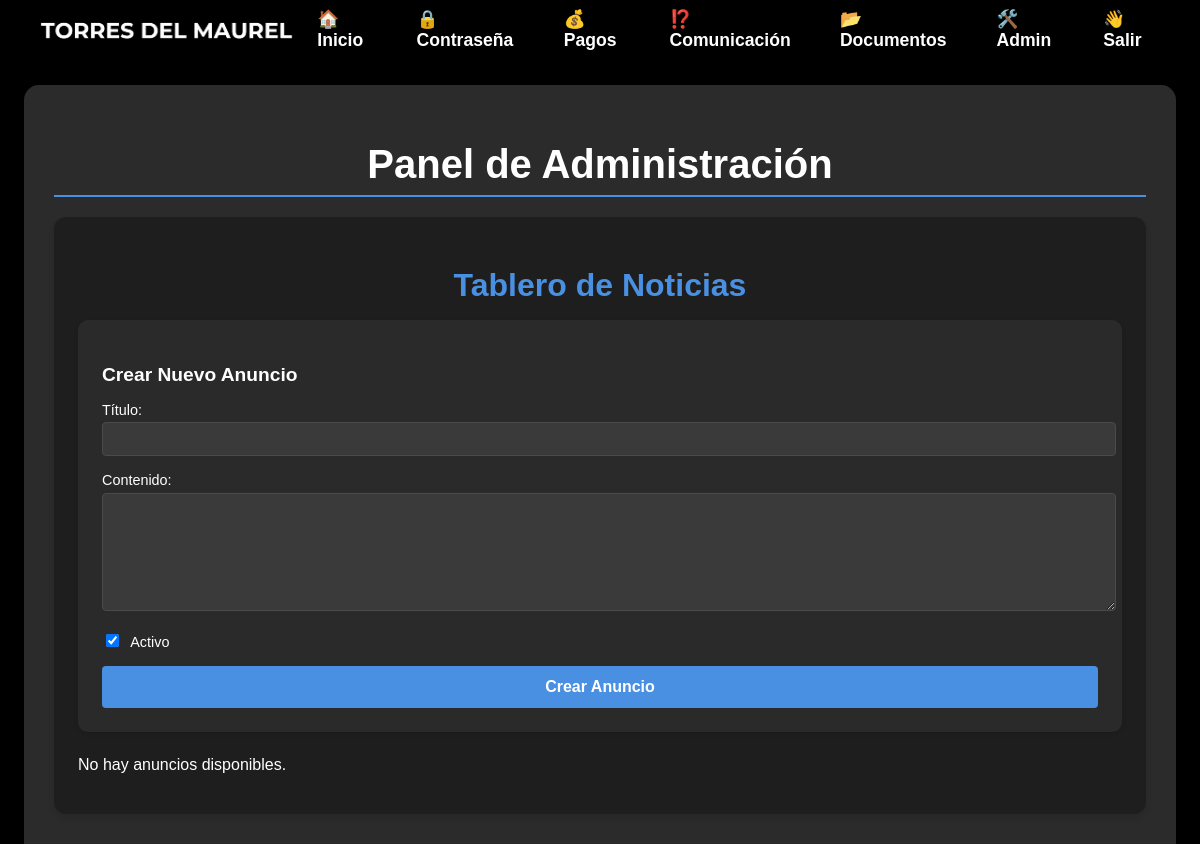
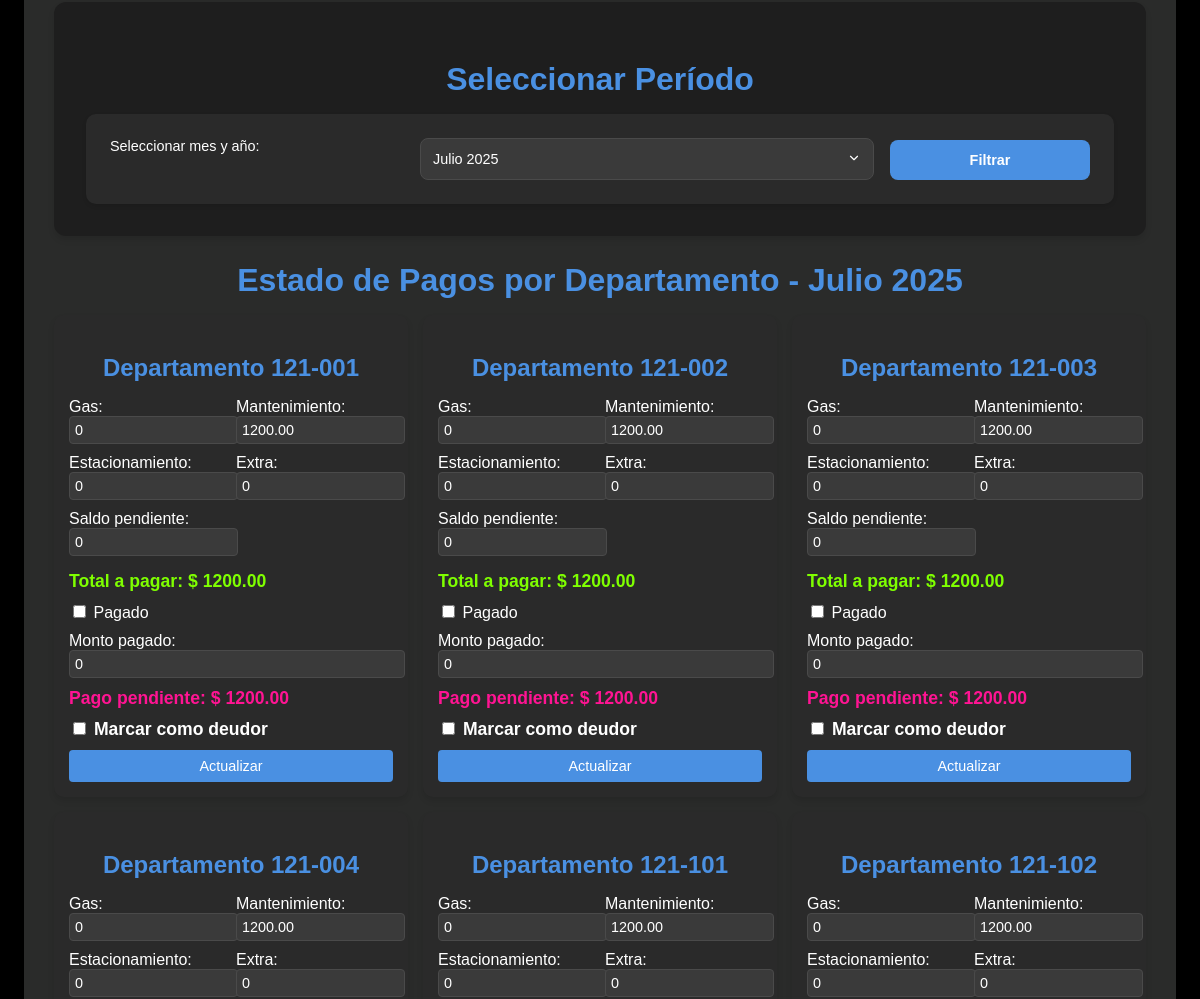
Page /panel/ (signed in, upper part) on the earlier database version (2 pictures, top to bottom).
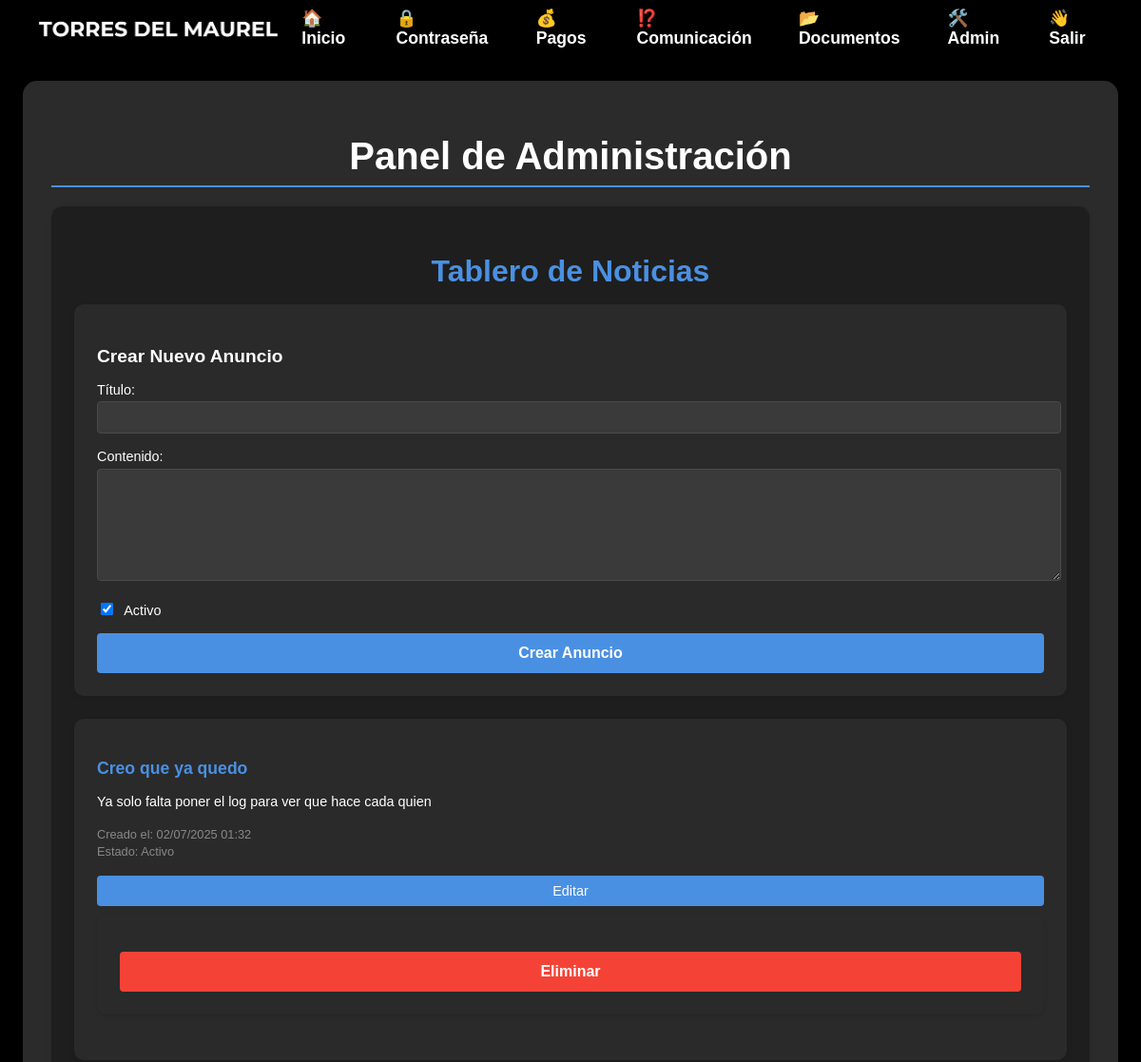
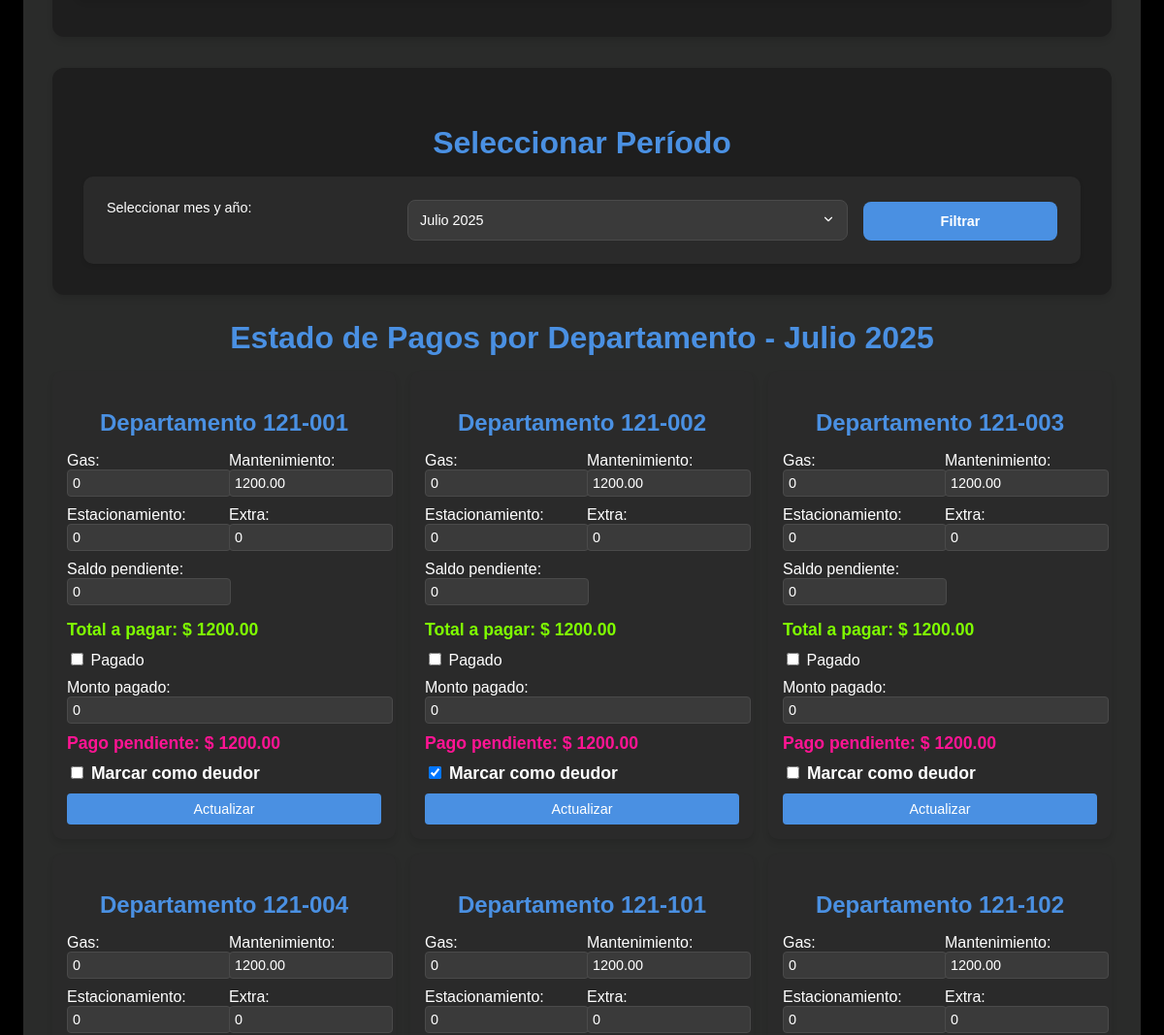
Same page on the later database version (2 pictures, top to bottom).
### website/models.py (models this page shows, shortened)
class CustomUser(AbstractUser):
    apartment_number = models.CharField(max_length=7, unique=True, null=True, blank=True)
    email = models.EmailField(unique=True)
    phone_number = models.CharField(max_length=15, blank=True, null=True)
    is_first_login = models.BooleanField(default=True)
    is_debtor = models.BooleanField(default=False)
    groups = models.ManyToManyField(
        Group,
        verbose_name='groups',
        blank=True,
        help_text='The groups this user belongs to.',
        related_name='customuser_set',
        related_query_name='customuser',
    )
    user_permissions = models.ManyToManyField(
        Permission,
        verbose_name='user permissions',
        blank=True,
        help_text='Specific permissions for this user.',
        related_name='customuser_set',
        related_query_name='customuser',
    )

class MonthlyFees(models.Model):
    user = models.ForeignKey(CustomUser, on_delete=models.CASCADE, related_name='monthly_fees')
    month = models.DateField()
    gas_fee = models.DecimalField(max_digits=10, decimal_places=2, default=0)
    maintenance_fee = models.DecimalField(max_digits=10, decimal_places=2, default=1200)
    parking_fee = models.DecimalField(max_digits=10, decimal_places=2, default=0)
    extra_fee = models.DecimalField(max_digits=10, decimal_places=2, default=0)
    past_due = models.DecimalField(max_digits=10, decimal_places=2, default=0)
    is_paid = models.BooleanField(default=False)
    paid_amount = models.DecimalField(max_digits=10, decimal_places=2, default=0)
    class Meta:
        unique_together = ('user', 'month')
    @property
    def total_fee(self):
        return self.gas_fee + self.maintenance_fee + self.parking_fee + self.extra_fee + self.past_due
    @property
    def remaining_amount(self):
        return self.total_fee - self.paid_amount

class Announcement(models.Model):
    title = models.CharField(max_length=200)
    content = models.TextField()
    created_at = models.DateTimeField(auto_now_add=True)
    updated_at = models.DateTimeField(auto_now=True)
    created_by = models.ForeignKey(settings.AUTH_USER_MODEL, on_delete=models.SET_NULL, null=True)
    is_active = models.BooleanField(default=True)
    class Meta:
        ordering = ['-created_at']

### website/views.py (the view, shortened to what this page needs)
# urls.py: path('panel/', views.panel, name='panel'),
@login_required
@user_passes_test(lambda u: u.is_staff)
def panel(request):
    try:
        start_date = timezone.datetime(2025, 6, 1).date()
        end_date = start_date + relativedelta(years=5, months=-1)
        selected_date = request.GET.get('date', '').strip()
        selected_year = None
        selected_month = None
        current_month = None
        if not selected_date or not current_month:
            current_date = timezone.now().date()
            if current_date >= start_date:
                current_month = current_date.replace(day=1)
            else:
                current_month = start_date
            selected_year, selected_month = current_month.year, current_month.month
        date_range = []
        current = start_date
        while current <= end_date:
            date_range.append((current.year, current.month))
            current += relativedelta(months=1)
        apartments = CustomUser.objects.filter(apartment_number__isnull=False).order_by('apartment_number')
        announcements = Announcement.objects.all().order_by('-created_at')
        if current_month >= start_date:
            for apartment in apartments:
                MonthlyFees.objects.get_or_create(user=apartment, month=current_month)
        cleanup_stats = {
            'total_monthly_fees': MonthlyFees.objects.filter(
                is_paid=True,
                month__gte=start_date  # Only count from June 2025
            ).count(),
            'total_payment_reports': PaymentReport.objects.filter(
                month__gte=start_date  # Only count from June 2025
            ).count(),
            'superuser_count': CustomUser.objects.filter(is_superuser=True).count(),
        }
        context = {
            'apartments': apartments,
            'current_month': current_month,
            'selected_year': selected_year,
            'selected_month': selected_month,
            'date_range': date_range,
            'announcements': announcements,
            'cleanup_stats': cleanup_stats,
            'all_users': apartments,  # For cleanup user dropdown
            'start_date': start_date,  # Pass start date to template if needed
        }
        return render(request, 'panel.html', context)
    except Exception as e:
        logger.error(f"Error in panel view: {str(e)}")
        if request.headers.get('X-Requested-With') == 'XMLHttpRequest':
            return JsonResponse({'success': False, 'errors': 'Error interno del servidor'})
        messages.error(request, 'Error interno del servidor')
        return redirect('panel')

### website/templates/panel.html (shortened to what the changed rows need)
{% extends "base.html" %}
{% load static %}
{% block extra_css %}
<link rel="stylesheet" href="{% static 'css/panel.css' %}">
{% endblock %}
{% block content %}
<div class="admin-panel">
    <h1>Panel de Administración</h1>
    <div class="announcements-section">
        <h2>Tablero de Noticias</h2>
        <form class="announcement-form" method="post" action="{% url 'panel' %}">
            <h3>Crear Nuevo Anuncio</h3>
            <div class="form-group">
            </div>
            <div class="form-group">
            </div>
            <div class="form-group">
            </div>
            <button type="submit" name="create_announcement">Crear Anuncio</button>
        </form>
        {% if announcements %}
            <ul class="announcements-list">
                {% for announcement in announcements %}
                    <li class="announcement-item">
                        <div class="announcement-content">
                            <h3>{{ announcement.title }}</h3>
                            <p>{{ announcement.content }}</p>
                            <p class="announcement-meta">
                                Creado el: {{ announcement.created_at|date:"d/m/Y H:i" }}
                                <br>
                                Estado: {% if announcement.is_active %}Activo{% else %}Inactivo{% endif %}
                            </p>
                        </div>
                        <div class="announcement-actions">
                            <button type="button" class="edit-announcement" data-id="{{ announcement.id }}">Editar</button>
                            <form method="post"
                                  action="{% url 'panel' %}"
                                  class="delete-form"
                                  onsubmit="return confirm('¿Está seguro de que desea eliminar este anuncio?')">
                                <button type="submit" name="delete_announcement" class="delete-button">
                                    Eliminar
                                </button>
                            </form>
                        </div>
                    </li>
                {% endfor %}
            </ul>
        {% else %}
            <p>No hay anuncios disponibles.</p>
        {% endif %}
    </div>
    <div class="date-filter-section">
        <h2>Seleccionar Período</h2>
    </div>
    <div class="apartments-section">
        <h2>Estado de Pagos por Departamento - {{ current_month|date:"F Y" }}</h2>
        <div class="apartments-list">
            {% for apartment in apartments %}
                {% if apartment.apartment_number %}
                    <div class="apartment-card">
                        <h3>Departamento {{ apartment.apartment_number }}</h3>
                        <form method="post">
                            <div class="fee-group">
                                <div class="fee-item">
                                    <label>Gas:</label>
                                    <input type="number" name="gas_fee" value="{{ apartment.monthly_fees.last.gas_fee|default:0 }}" step="0.01" class="fee-input">
                                </div>
                                <div class="fee-item">
                                    <label>Mantenimiento:</label>
                                    <input type="number" name="maintenance_fee" value="{{ apartment.monthly_fees.last.maintenance_fee|default:1200 }}" step="0.01" class="fee-input">
                                </div>
                                <div class="fee-item">
                                    <label>Estacionamiento:</label>
                                    <input type="number" name="parking_fee" value="{{ apartment.monthly_fees.last.parking_fee|default:0 }}" step="0.01" class="fee-input">
                                </div>
                                <div class="fee-item">
                                    <label>Extra:</label>
                                    <input type="number" name="extra_fee" value="{{ apartment.monthly_fees.last.extra_fee|default:0 }}" step="0.01" class="fee-input">
                                </div>
                                <div class="fee-item">
                                    <label>Saldo pendiente:</label>
                                    <input type="number" name="past_due" value="{{ apartment.monthly_fees.last.past_due|default:0 }}" step="0.01" class="fee-input">
                                </div>
                            </div>
                            <div class="total-amount">
                                Total a pagar: $ <span class="total-value">{{ apartment.monthly_fees.last.total_fee|default:0 }}</span>
                            </div>
                            <div class="payment-status">
                                <label class="checkbox-container">
                                    <input type="checkbox" name="is_paid" {% if apartment.monthly_fees.last.is_paid %}checked{% endif %}>
                                    Pagado
                                </label>
                            </div>
                            <div class="paid-amount">
                                <label>Monto pagado:</label>
                                <input type="number" name="paid_amount" value="{{ apartment.monthly_fees.last.paid_amount|default:0 }}" step="0.01" class="fee-input paid-amount-input">
                            </div>
                            <div class="pending-payment">
                                <label>Pago pendiente: $</label>
                                <span class="pending-value">{{ apartment.monthly_fees.last.remaining_amount|default:0 }}</span>
                            </div>
                            <div class="is-debtor">
                                <input type="checkbox" name="is_debtor" id="is_debtor_{{ apartment.id }}" {% if apartment.is_debtor %}checked{% endif %}>
                                <label for="is_debtor_{{ apartment.id }}">Marcar como deudor</label>
                            </div>
                            <button type="submit" class="update-btn">Actualizar</button>
                        </form>
                    </div>
                {% endif %}
            {% endfor %}
        </div>
    </div>
</div>
{% endblock %}

Differences in the rows shown:
added Announcement: title "Creo que ya quedo", content "Ya solo falta poner el log para ver que hace cada quien", created_at "02/07/2025 01:32", is_active "Activo"
changed CustomUser (number 2 of 6 on the later page): is_debtor "☐" → "☑"
Other differences:
text no longer shown: "No hay anuncios disponibles."
